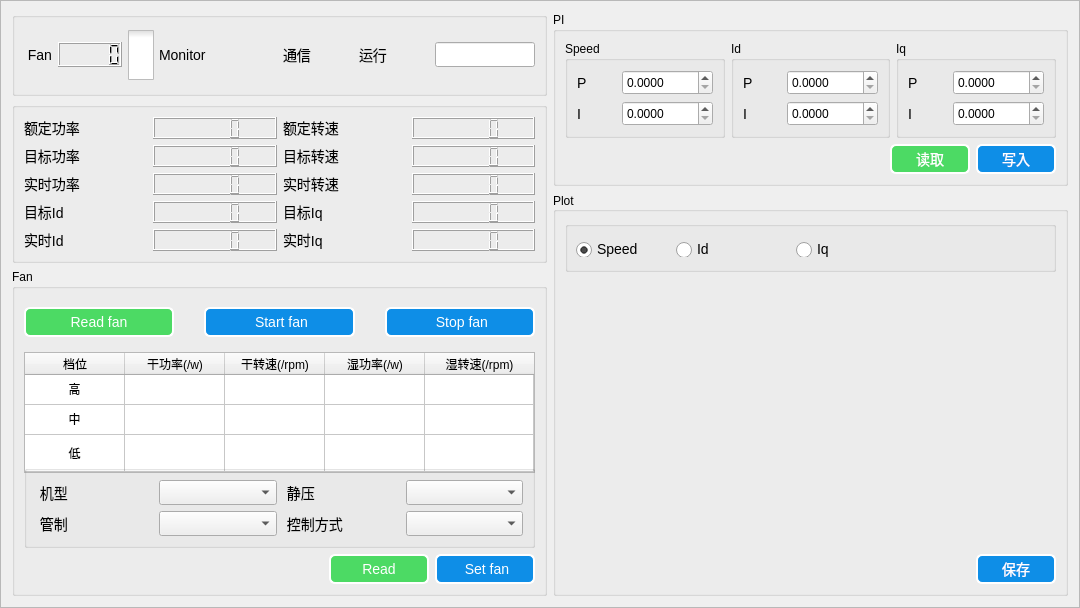
<?xml version="1.0" encoding="UTF-8"?>
<ui version="4.0">
 <class>SigleMotorFrame</class>
 <widget class="QFrame" name="SigleMotorFrame">
  <property name="geometry">
   <rect>
    <x>0</x>
    <y>0</y>
    <width>1080</width>
    <height>608</height>
   </rect>
  </property>
  <property name="windowTitle">
   <string>Frame</string>
  </property>
  <property name="styleSheet">
   <string notr="true">
QLabel{
    color: black;
    qproperty-alignment: AlignCenter;
	
    /*font-family: 'Verdana';*/
    font-size: 14px;}

/* ******************QPushButton****************** */
QPushButton{
    background-color: rgb(14, 142, 231);
	border-style: outset;
    border-width: 2px;
	border-radius: 6px;
    color: white;
	font-size: 14px;
}

QPushButton:hover{
    background-color: rgb(57, 159, 251);
}

QPushButton:pressed{
    background-color: rgb(0, 125, 213);
}

QPushButton:disabled{
    background-color: gray;
}


QCheckBox{
	font-size: 14px;
	alignment:center}


QRadioButton{
	font-size: 14px;
	alignment:center}

    /*RadioButton样式设置*/
    QRadioButton::indicator { 
    	width: 17px;
    	height: 17px;
    }
    /*单选框未选中样式*/
    QRadioButton::indicator::unchecked {
    	
    	image: url(:/images/skin/images/radiob-unchecked.png);
    }
    /*单选框选中样式*/
    QRadioButton::indicator::checked { 
    	image: url(:/images/skin/images/radiob-checked.png);
    }
    /*RadioButton和checkbox字体和间距设置*/
    QRadioButton ,QCheckBox{
    	spacing: 5px;
    	font-size: 14px;
    }
    /*checkbox样式设置*/
    QCheckBox::indicator { 
    	width: 26px;
    	height: 50px;
    }
    /*未选中*/
    QCheckBox::indicator::unchecked {	
    	image: url(:/images/skin/images/checkb-unche.png);
    }
    /*选中*/
    QCheckBox::indicator::checked { 
    	image: url(:/images/skin/images/checkb_check.png);
    }</string>
  </property>
  <property name="frameShape">
   <enum>QFrame::StyledPanel</enum>
  </property>
  <property name="frameShadow">
   <enum>QFrame::Raised</enum>
  </property>
  <layout class="QGridLayout" name="gridLayout_9">
   <item row="0" column="0">
    <widget class="QGroupBox" name="groupBox">
     <property name="maximumSize">
      <size>
       <width>16777215</width>
       <height>104</height>
      </size>
     </property>
     <layout class="QGridLayout" name="gridLayout_10">
      <item row="0" column="0">
       <layout class="QHBoxLayout" name="horizontalLayout">
        <item>
         <widget class="QLabel" name="label_19">
          <property name="text">
           <string> Fan</string>
          </property>
         </widget>
        </item>
        <item>
         <widget class="QLCDNumber" name="lcdNumber_fanID">
          <property name="minimumSize">
           <size>
            <width>0</width>
            <height>25</height>
           </size>
          </property>
          <property name="maximumSize">
           <size>
            <width>88888</width>
            <height>25</height>
           </size>
          </property>
         </widget>
        </item>
        <item>
         <widget class="QCheckBox" name="checkBox">
          <property name="text">
           <string>Monitor</string>
          </property>
         </widget>
        </item>
        <item>
         <spacer name="horizontalSpacer_4">
          <property name="orientation">
           <enum>Qt::Horizontal</enum>
          </property>
          <property name="sizeHint" stdset="0">
           <size>
            <width>40</width>
            <height>20</height>
           </size>
          </property>
         </spacer>
        </item>
        <item>
         <widget class="QLabel" name="label_2">
          <property name="text">
           <string>通信</string>
          </property>
         </widget>
        </item>
        <item>
         <widget class="QcwIndicatorLamp" name="comLamp" native="true">
          <property name="minimumSize">
           <size>
            <width>36</width>
            <height>34</height>
           </size>
          </property>
         </widget>
        </item>
        <item>
         <widget class="QLabel" name="label">
          <property name="text">
           <string>运行</string>
          </property>
         </widget>
        </item>
        <item>
         <widget class="QcwIndicatorLamp" name="runLamp" native="true">
          <property name="minimumSize">
           <size>
            <width>36</width>
            <height>34</height>
           </size>
          </property>
         </widget>
        </item>
        <item>
         <widget class="QLineEdit" name="lineEdit_runState">
          <property name="sizePolicy">
           <sizepolicy hsizetype="Preferred" vsizetype="Fixed">
            <horstretch>0</horstretch>
            <verstretch>0</verstretch>
           </sizepolicy>
          </property>
          <property name="minimumSize">
           <size>
            <width>100</width>
            <height>25</height>
           </size>
          </property>
          <property name="maximumSize">
           <size>
            <width>100</width>
            <height>16777215</height>
           </size>
          </property>
         </widget>
        </item>
       </layout>
      </item>
     </layout>
    </widget>
   </item>
   <item row="0" column="1" rowspan="2">
    <widget class="QGroupBox" name="groupBox_2">
     <property name="title">
      <string>PI</string>
     </property>
     <layout class="QGridLayout" name="gridLayout_4">
      <item row="0" column="0">
       <widget class="QGroupBox" name="groupBox_5">
        <property name="sizePolicy">
         <sizepolicy hsizetype="Preferred" vsizetype="Preferred">
          <horstretch>0</horstretch>
          <verstretch>0</verstretch>
         </sizepolicy>
        </property>
        <property name="title">
         <string>Speed</string>
        </property>
        <layout class="QGridLayout" name="gridLayout_3">
         <item row="0" column="0">
          <widget class="QLabel" name="label_9">
           <property name="text">
            <string>P</string>
           </property>
          </widget>
         </item>
         <item row="0" column="1">
          <widget class="QDoubleSpinBox" name="SpinBox_speedPRW">
           <property name="minimumSize">
            <size>
             <width>0</width>
             <height>25</height>
            </size>
           </property>
           <property name="maximumSize">
            <size>
             <width>16777215</width>
             <height>25</height>
            </size>
           </property>
           <property name="decimals">
            <number>4</number>
           </property>
           <property name="maximum">
            <double>99999.990000000005239</double>
           </property>
          </widget>
         </item>
         <item row="1" column="0">
          <widget class="QLabel" name="label_10">
           <property name="text">
            <string>I</string>
           </property>
          </widget>
         </item>
         <item row="1" column="1">
          <widget class="QDoubleSpinBox" name="SpinBox_speedIRW">
           <property name="minimumSize">
            <size>
             <width>0</width>
             <height>25</height>
            </size>
           </property>
           <property name="maximumSize">
            <size>
             <width>16777215</width>
             <height>25</height>
            </size>
           </property>
           <property name="decimals">
            <number>4</number>
           </property>
           <property name="maximum">
            <double>99999.990000000005239</double>
           </property>
          </widget>
         </item>
        </layout>
        <zorder>label_9</zorder>
        <zorder>label_10</zorder>
        <zorder>SpinBox_speedPRW</zorder>
        <zorder>SpinBox_speedIRW</zorder>
       </widget>
      </item>
      <item row="0" column="1">
       <widget class="QGroupBox" name="groupBox_6">
        <property name="sizePolicy">
         <sizepolicy hsizetype="Preferred" vsizetype="Preferred">
          <horstretch>0</horstretch>
          <verstretch>0</verstretch>
         </sizepolicy>
        </property>
        <property name="title">
         <string>Id</string>
        </property>
        <layout class="QGridLayout" name="gridLayout_5">
         <item row="0" column="0">
          <widget class="QLabel" name="label_13">
           <property name="text">
            <string>P</string>
           </property>
          </widget>
         </item>
         <item row="0" column="1">
          <widget class="QDoubleSpinBox" name="SpinBox_idPRW">
           <property name="minimumSize">
            <size>
             <width>0</width>
             <height>25</height>
            </size>
           </property>
           <property name="maximumSize">
            <size>
             <width>16777215</width>
             <height>25</height>
            </size>
           </property>
           <property name="decimals">
            <number>4</number>
           </property>
           <property name="maximum">
            <double>99999.990000000005239</double>
           </property>
          </widget>
         </item>
         <item row="1" column="0">
          <widget class="QLabel" name="label_14">
           <property name="text">
            <string>I</string>
           </property>
          </widget>
         </item>
         <item row="1" column="1">
          <widget class="QDoubleSpinBox" name="SpinBox_idIRW">
           <property name="minimumSize">
            <size>
             <width>0</width>
             <height>25</height>
            </size>
           </property>
           <property name="maximumSize">
            <size>
             <width>16777215</width>
             <height>25</height>
            </size>
           </property>
           <property name="decimals">
            <number>4</number>
           </property>
           <property name="maximum">
            <double>99999.990000000005239</double>
           </property>
          </widget>
         </item>
        </layout>
        <zorder>label_14</zorder>
        <zorder>SpinBox_idPRW</zorder>
        <zorder>label_13</zorder>
        <zorder>SpinBox_idIRW</zorder>
       </widget>
      </item>
      <item row="0" column="2">
       <widget class="QGroupBox" name="groupBox_7">
        <property name="sizePolicy">
         <sizepolicy hsizetype="Preferred" vsizetype="Preferred">
          <horstretch>0</horstretch>
          <verstretch>0</verstretch>
         </sizepolicy>
        </property>
        <property name="title">
         <string>Iq</string>
        </property>
        <layout class="QGridLayout" name="gridLayout_6">
         <item row="0" column="0">
          <widget class="QLabel" name="label_15">
           <property name="text">
            <string>P</string>
           </property>
          </widget>
         </item>
         <item row="0" column="1">
          <widget class="QDoubleSpinBox" name="SpinBox_iqPRW">
           <property name="minimumSize">
            <size>
             <width>0</width>
             <height>25</height>
            </size>
           </property>
           <property name="maximumSize">
            <size>
             <width>16777215</width>
             <height>25</height>
            </size>
           </property>
           <property name="decimals">
            <number>4</number>
           </property>
           <property name="maximum">
            <double>99999.990000000005239</double>
           </property>
          </widget>
         </item>
         <item row="1" column="0">
          <widget class="QLabel" name="label_16">
           <property name="text">
            <string>I</string>
           </property>
          </widget>
         </item>
         <item row="1" column="1">
          <widget class="QDoubleSpinBox" name="SpinBox_iqIRW">
           <property name="minimumSize">
            <size>
             <width>0</width>
             <height>25</height>
            </size>
           </property>
           <property name="maximumSize">
            <size>
             <width>16777215</width>
             <height>25</height>
            </size>
           </property>
           <property name="decimals">
            <number>4</number>
           </property>
           <property name="maximum">
            <double>99999.990000000005239</double>
           </property>
          </widget>
         </item>
        </layout>
        <zorder>label_16</zorder>
        <zorder>SpinBox_iqPRW</zorder>
        <zorder>label_15</zorder>
        <zorder>SpinBox_iqIRW</zorder>
       </widget>
      </item>
      <item row="1" column="0" colspan="3">
       <layout class="QHBoxLayout" name="horizontalLayout_3">
        <item>
         <spacer name="horizontalSpacer_2">
          <property name="orientation">
           <enum>Qt::Horizontal</enum>
          </property>
          <property name="sizeHint" stdset="0">
           <size>
            <width>40</width>
            <height>20</height>
           </size>
          </property>
         </spacer>
        </item>
        <item>
         <widget class="QPushButton" name="readPIBtn">
          <property name="minimumSize">
           <size>
            <width>80</width>
            <height>30</height>
           </size>
          </property>
          <property name="maximumSize">
           <size>
            <width>16777215</width>
            <height>30</height>
           </size>
          </property>
          <property name="styleSheet">
           <string notr="true">QPushButton{
    background-color: rgb(76, 218, 100);
	border-style: outset;
    border-width: 2px;
	border-radius: 6px;
    color: white;
	font-size: 14px;
}

QPushButton:hover{
    background-color: rgb(110, 230, 120);
}

QPushButton:pressed{
    background-color: rgb(50, 200, 80);
}

QPushButton:disabled{
    background-color: gray;
}</string>
          </property>
          <property name="text">
           <string>读取</string>
          </property>
         </widget>
        </item>
        <item>
         <widget class="QPushButton" name="setPIBtn">
          <property name="minimumSize">
           <size>
            <width>80</width>
            <height>30</height>
           </size>
          </property>
          <property name="maximumSize">
           <size>
            <width>16777215</width>
            <height>30</height>
           </size>
          </property>
          <property name="text">
           <string>写入</string>
          </property>
         </widget>
        </item>
       </layout>
      </item>
     </layout>
    </widget>
   </item>
   <item row="1" column="0" rowspan="2">
    <widget class="QGroupBox" name="groupBox">
     <property name="sizePolicy">
      <sizepolicy hsizetype="Minimum" vsizetype="Minimum">
       <horstretch>0</horstretch>
       <verstretch>0</verstretch>
      </sizepolicy>
     </property>
     <property name="maximumSize">
      <size>
       <width>16777215</width>
       <height>161</height>
      </size>
     </property>
     <layout class="QGridLayout" name="gridLayout_2">
      <item row="0" column="0">
       <widget class="QLabel" name="label_20">
        <property name="text">
         <string>额定功率</string>
        </property>
       </widget>
      </item>
      <item row="0" column="1">
       <widget class="QLCDNumber" name="lcdNumber_ratedPower"/>
      </item>
      <item row="0" column="2">
       <widget class="QLabel" name="label_21">
        <property name="text">
         <string>额定转速</string>
        </property>
       </widget>
      </item>
      <item row="0" column="3">
       <widget class="QLCDNumber" name="lcdNumber_ratedSpeed"/>
      </item>
      <item row="1" column="0">
       <widget class="QLabel" name="label_24">
        <property name="text">
         <string>目标功率</string>
        </property>
       </widget>
      </item>
      <item row="1" column="1">
       <widget class="QLCDNumber" name="lcdNumber_targetPower"/>
      </item>
      <item row="1" column="2">
       <widget class="QLabel" name="label_22">
        <property name="text">
         <string>目标转速</string>
        </property>
       </widget>
      </item>
      <item row="1" column="3">
       <widget class="QLCDNumber" name="lcdNumber_targetSpeed"/>
      </item>
      <item row="2" column="0">
       <widget class="QLabel" name="label_25">
        <property name="text">
         <string>实时功率</string>
        </property>
       </widget>
      </item>
      <item row="2" column="1">
       <widget class="QLCDNumber" name="lcdNumber_realTimePower"/>
      </item>
      <item row="2" column="2">
       <widget class="QLabel" name="label_23">
        <property name="text">
         <string>实时转速</string>
        </property>
       </widget>
      </item>
      <item row="2" column="3">
       <widget class="QLCDNumber" name="lcdNumber_realTimeSpeed"/>
      </item>
      <item row="3" column="0">
       <widget class="QLabel" name="label_27">
        <property name="text">
         <string>目标Id</string>
        </property>
       </widget>
      </item>
      <item row="3" column="1">
       <widget class="QLCDNumber" name="lcdNumber_targetId"/>
      </item>
      <item row="3" column="2">
       <widget class="QLabel" name="label_28">
        <property name="text">
         <string>目标Iq</string>
        </property>
       </widget>
      </item>
      <item row="3" column="3">
       <widget class="QLCDNumber" name="lcdNumber_targetIq"/>
      </item>
      <item row="4" column="0">
       <widget class="QLabel" name="label_26">
        <property name="text">
         <string>实时Id</string>
        </property>
       </widget>
      </item>
      <item row="4" column="1">
       <widget class="QLCDNumber" name="lcdNumber_realTimeId"/>
      </item>
      <item row="4" column="2">
       <widget class="QLabel" name="label_29">
        <property name="text">
         <string>实时Iq</string>
        </property>
       </widget>
      </item>
      <item row="4" column="3">
       <widget class="QLCDNumber" name="lcdNumber_realTimeIq"/>
      </item>
     </layout>
    </widget>
   </item>
   <item row="2" column="1" rowspan="2">
    <widget class="QGroupBox" name="groupBox_3">
     <property name="sizePolicy">
      <sizepolicy hsizetype="Expanding" vsizetype="Expanding">
       <horstretch>0</horstretch>
       <verstretch>0</verstretch>
      </sizepolicy>
     </property>
     <property name="minimumSize">
      <size>
       <width>0</width>
       <height>150</height>
      </size>
     </property>
     <property name="maximumSize">
      <size>
       <width>16777215</width>
       <height>88888</height>
      </size>
     </property>
     <property name="title">
      <string>Plot</string>
     </property>
     <property name="alignment">
      <set>Qt::AlignLeading|Qt::AlignLeft|Qt::AlignVCenter</set>
     </property>
     <layout class="QGridLayout" name="gridLayout_7">
      <item row="0" column="0">
       <widget class="QGroupBox" name="groupBox_8">
        <property name="minimumSize">
         <size>
          <width>0</width>
          <height>51</height>
         </size>
        </property>
        <property name="title">
         <string/>
        </property>
        <widget class="QRadioButton" name="radioButton_iq">
         <property name="geometry">
          <rect>
           <x>230</x>
           <y>20</y>
           <width>89</width>
           <height>16</height>
          </rect>
         </property>
         <property name="text">
          <string>Iq</string>
         </property>
        </widget>
        <widget class="QRadioButton" name="radioButton_id">
         <property name="geometry">
          <rect>
           <x>110</x>
           <y>20</y>
           <width>89</width>
           <height>16</height>
          </rect>
         </property>
         <property name="text">
          <string>Id</string>
         </property>
        </widget>
        <widget class="QRadioButton" name="radioButton_speed">
         <property name="geometry">
          <rect>
           <x>10</x>
           <y>20</y>
           <width>89</width>
           <height>16</height>
          </rect>
         </property>
         <property name="text">
          <string>Speed</string>
         </property>
         <property name="checked">
          <bool>true</bool>
         </property>
        </widget>
       </widget>
      </item>
      <item row="1" column="0">
       <widget class="QCustomPlot" name="customPlot" native="true">
        <property name="sizePolicy">
         <sizepolicy hsizetype="Expanding" vsizetype="Expanding">
          <horstretch>0</horstretch>
          <verstretch>0</verstretch>
         </sizepolicy>
        </property>
        <property name="minimumSize">
         <size>
          <width>0</width>
          <height>150</height>
         </size>
        </property>
       </widget>
      </item>
      <item row="2" column="0">
       <layout class="QHBoxLayout" name="horizontalLayout_4">
        <item>
         <spacer name="horizontalSpacer_3">
          <property name="orientation">
           <enum>Qt::Horizontal</enum>
          </property>
          <property name="sizeHint" stdset="0">
           <size>
            <width>40</width>
            <height>20</height>
           </size>
          </property>
         </spacer>
        </item>
        <item>
         <widget class="QPushButton" name="plotSaveBtn">
          <property name="minimumSize">
           <size>
            <width>80</width>
            <height>30</height>
           </size>
          </property>
          <property name="maximumSize">
           <size>
            <width>16777215</width>
            <height>30</height>
           </size>
          </property>
          <property name="text">
           <string>保存</string>
          </property>
         </widget>
        </item>
       </layout>
      </item>
     </layout>
    </widget>
   </item>
   <item row="3" column="0">
    <widget class="QGroupBox" name="groupBox_4">
     <property name="minimumSize">
      <size>
       <width>531</width>
       <height>242</height>
      </size>
     </property>
     <property name="maximumSize">
      <size>
       <width>8888</width>
       <height>8888</height>
      </size>
     </property>
     <property name="title">
      <string>Fan</string>
     </property>
     <layout class="QGridLayout" name="gridLayout_8">
      <property name="verticalSpacing">
       <number>6</number>
      </property>
      <item row="0" column="0">
       <widget class="QWidget" name="widget" native="true">
        <property name="minimumSize">
         <size>
          <width>380</width>
          <height>0</height>
         </size>
        </property>
        <layout class="QHBoxLayout" name="horizontalLayout_2">
         <property name="spacing">
          <number>30</number>
         </property>
         <property name="leftMargin">
          <number>0</number>
         </property>
         <property name="rightMargin">
          <number>0</number>
         </property>
         <item>
          <widget class="QPushButton" name="initializeButton">
           <property name="minimumSize">
            <size>
             <width>0</width>
             <height>30</height>
            </size>
           </property>
           <property name="maximumSize">
            <size>
             <width>88888</width>
             <height>30</height>
            </size>
           </property>
           <property name="styleSheet">
            <string notr="true">QPushButton{
    background-color: rgb(76, 218, 100);
	border-style: outset;
    border-width: 2px;
	border-radius: 6px;
    color: white;
	font-size: 14px;
}

QPushButton:hover{
    background-color: rgb(110, 230, 120);
}

QPushButton:pressed{
    background-color: rgb(50, 200, 80);
}

QPushButton:disabled{
    background-color: gray;
}</string>
           </property>
           <property name="text">
            <string>Read fan</string>
           </property>
          </widget>
         </item>
         <item>
          <widget class="QPushButton" name="pushButton_startMotor">
           <property name="minimumSize">
            <size>
             <width>0</width>
             <height>30</height>
            </size>
           </property>
           <property name="maximumSize">
            <size>
             <width>16777215</width>
             <height>30</height>
            </size>
           </property>
           <property name="styleSheet">
            <string notr="true"/>
           </property>
           <property name="text">
            <string>  Start fan </string>
           </property>
          </widget>
         </item>
         <item>
          <widget class="QPushButton" name="pushButton_stopMotor">
           <property name="minimumSize">
            <size>
             <width>0</width>
             <height>30</height>
            </size>
           </property>
           <property name="maximumSize">
            <size>
             <width>16777215</width>
             <height>30</height>
            </size>
           </property>
           <property name="text">
            <string>  Stop fan </string>
           </property>
          </widget>
         </item>
        </layout>
       </widget>
      </item>
      <item row="1" column="0">
       <widget class="QTableWidget" name="table_settings">
        <property name="sizePolicy">
         <sizepolicy hsizetype="Preferred" vsizetype="Preferred">
          <horstretch>0</horstretch>
          <verstretch>0</verstretch>
         </sizepolicy>
        </property>
        <property name="minimumSize">
         <size>
          <width>511</width>
          <height>121</height>
         </size>
        </property>
        <property name="maximumSize">
         <size>
          <width>511</width>
          <height>121</height>
         </size>
        </property>
        <property name="sizeAdjustPolicy">
         <enum>QAbstractScrollArea::AdjustToContents</enum>
        </property>
        <property name="gridStyle">
         <enum>Qt::SolidLine</enum>
        </property>
        <property name="rowCount">
         <number>3</number>
        </property>
        <property name="columnCount">
         <number>5</number>
        </property>
        <attribute name="horizontalHeaderVisible">
         <bool>true</bool>
        </attribute>
        <attribute name="horizontalHeaderCascadingSectionResizes">
         <bool>false</bool>
        </attribute>
        <attribute name="horizontalHeaderDefaultSectionSize">
         <number>100</number>
        </attribute>
        <attribute name="horizontalHeaderHighlightSections">
         <bool>true</bool>
        </attribute>
        <attribute name="horizontalHeaderMinimumSectionSize">
         <number>50</number>
        </attribute>
        <attribute name="horizontalHeaderShowSortIndicator" stdset="0">
         <bool>true</bool>
        </attribute>
        <attribute name="horizontalHeaderStretchLastSection">
         <bool>true</bool>
        </attribute>
        <attribute name="verticalHeaderVisible">
         <bool>false</bool>
        </attribute>
        <attribute name="verticalHeaderHighlightSections">
         <bool>false</bool>
        </attribute>
        <attribute name="verticalHeaderStretchLastSection">
         <bool>true</bool>
        </attribute>
        <row/>
        <row/>
        <row/>
        <column>
         <property name="text">
          <string>档位</string>
         </property>
        </column>
        <column>
         <property name="text">
          <string>干功率(/w)</string>
         </property>
        </column>
        <column>
         <property name="text">
          <string>干转速(/rpm)</string>
         </property>
        </column>
        <column>
         <property name="text">
          <string>湿功率(/w)</string>
         </property>
        </column>
        <column>
         <property name="text">
          <string>湿转速(/rpm)</string>
         </property>
        </column>
        <item row="0" column="0">
         <property name="text">
          <string>高</string>
         </property>
         <property name="textAlignment">
          <set>AlignCenter</set>
         </property>
         <property name="flags">
          <set>ItemIsEnabled</set>
         </property>
        </item>
        <item row="0" column="1">
         <property name="text">
          <string/>
         </property>
         <property name="textAlignment">
          <set>AlignCenter</set>
         </property>
         <property name="flags">
          <set>ItemIsSelectable|ItemIsEditable|ItemIsDragEnabled|ItemIsUserCheckable|ItemIsEnabled</set>
         </property>
        </item>
        <item row="0" column="2">
         <property name="text">
          <string/>
         </property>
         <property name="textAlignment">
          <set>AlignCenter</set>
         </property>
         <property name="flags">
          <set>ItemIsSelectable|ItemIsEditable|ItemIsDragEnabled|ItemIsUserCheckable|ItemIsEnabled</set>
         </property>
        </item>
        <item row="0" column="3">
         <property name="text">
          <string/>
         </property>
         <property name="textAlignment">
          <set>AlignCenter</set>
         </property>
         <property name="flags">
          <set>ItemIsSelectable|ItemIsEditable|ItemIsDragEnabled|ItemIsUserCheckable|ItemIsEnabled</set>
         </property>
        </item>
        <item row="0" column="4">
         <property name="text">
          <string/>
         </property>
         <property name="textAlignment">
          <set>AlignCenter</set>
         </property>
         <property name="flags">
          <set>ItemIsSelectable|ItemIsEditable|ItemIsDragEnabled|ItemIsUserCheckable|ItemIsEnabled</set>
         </property>
        </item>
        <item row="1" column="0">
         <property name="text">
          <string>中</string>
         </property>
         <property name="textAlignment">
          <set>AlignCenter</set>
         </property>
         <property name="flags">
          <set>ItemIsEnabled</set>
         </property>
        </item>
        <item row="1" column="1">
         <property name="text">
          <string/>
         </property>
         <property name="textAlignment">
          <set>AlignCenter</set>
         </property>
         <property name="flags">
          <set>ItemIsSelectable|ItemIsEditable|ItemIsDragEnabled|ItemIsUserCheckable|ItemIsEnabled</set>
         </property>
        </item>
        <item row="1" column="2">
         <property name="text">
          <string/>
         </property>
         <property name="textAlignment">
          <set>AlignCenter</set>
         </property>
         <property name="flags">
          <set>ItemIsSelectable|ItemIsEditable|ItemIsDragEnabled|ItemIsUserCheckable|ItemIsEnabled</set>
         </property>
        </item>
        <item row="1" column="3">
         <property name="text">
          <string/>
         </property>
         <property name="textAlignment">
          <set>AlignCenter</set>
         </property>
         <property name="flags">
          <set>ItemIsSelectable|ItemIsEditable|ItemIsDragEnabled|ItemIsUserCheckable|ItemIsEnabled</set>
         </property>
        </item>
        <item row="1" column="4">
         <property name="text">
          <string/>
         </property>
         <property name="textAlignment">
          <set>AlignCenter</set>
         </property>
         <property name="flags">
          <set>ItemIsSelectable|ItemIsEditable|ItemIsDragEnabled|ItemIsUserCheckable|ItemIsEnabled</set>
         </property>
        </item>
        <item row="2" column="0">
         <property name="text">
          <string>低</string>
         </property>
         <property name="textAlignment">
          <set>AlignCenter</set>
         </property>
         <property name="flags">
          <set>ItemIsEnabled</set>
         </property>
        </item>
        <item row="2" column="1">
         <property name="text">
          <string/>
         </property>
         <property name="textAlignment">
          <set>AlignCenter</set>
         </property>
         <property name="flags">
          <set>ItemIsSelectable|ItemIsEditable|ItemIsDragEnabled|ItemIsUserCheckable|ItemIsEnabled</set>
         </property>
        </item>
        <item row="2" column="2">
         <property name="text">
          <string/>
         </property>
         <property name="textAlignment">
          <set>AlignCenter</set>
         </property>
         <property name="flags">
          <set>ItemIsSelectable|ItemIsEditable|ItemIsDragEnabled|ItemIsUserCheckable|ItemIsEnabled</set>
         </property>
        </item>
        <item row="2" column="3">
         <property name="text">
          <string/>
         </property>
         <property name="textAlignment">
          <set>AlignCenter</set>
         </property>
         <property name="flags">
          <set>ItemIsSelectable|ItemIsEditable|ItemIsDragEnabled|ItemIsUserCheckable|ItemIsEnabled</set>
         </property>
        </item>
        <item row="2" column="4">
         <property name="text">
          <string/>
         </property>
         <property name="textAlignment">
          <set>AlignCenter</set>
         </property>
         <property name="flags">
          <set>ItemIsSelectable|ItemIsEditable|ItemIsDragEnabled|ItemIsUserCheckable|ItemIsEnabled</set>
         </property>
        </item>
       </widget>
      </item>
      <item row="3" column="0">
       <spacer name="verticalSpacer_2">
        <property name="orientation">
         <enum>Qt::Vertical</enum>
        </property>
        <property name="sizeHint" stdset="0">
         <size>
          <width>20</width>
          <height>4</height>
         </size>
        </property>
       </spacer>
      </item>
      <item row="4" column="0">
       <layout class="QHBoxLayout" name="horizontalLayout_7">
        <item>
         <spacer name="horizontalSpacer">
          <property name="orientation">
           <enum>Qt::Horizontal</enum>
          </property>
          <property name="sizeHint" stdset="0">
           <size>
            <width>40</width>
            <height>20</height>
           </size>
          </property>
         </spacer>
        </item>
        <item>
         <widget class="QPushButton" name="pushButton_InitRead">
          <property name="minimumSize">
           <size>
            <width>100</width>
            <height>30</height>
           </size>
          </property>
          <property name="maximumSize">
           <size>
            <width>16777215</width>
            <height>30</height>
           </size>
          </property>
          <property name="styleSheet">
           <string notr="true">QPushButton{
    background-color: rgb(76, 218, 100);
	border-style: outset;
    border-width: 2px;
	border-radius: 6px;
    color: white;
	font-size: 14px;
}

QPushButton:hover{
    background-color: rgb(110, 230, 120);
}

QPushButton:pressed{
    background-color: rgb(50, 200, 80);
}

QPushButton:disabled{
    background-color: gray;
}</string>
          </property>
          <property name="text">
           <string>  Read  </string>
          </property>
         </widget>
        </item>
        <item>
         <widget class="QPushButton" name="pushButton_InitSetF">
          <property name="minimumSize">
           <size>
            <width>100</width>
            <height>30</height>
           </size>
          </property>
          <property name="maximumSize">
           <size>
            <width>16777215</width>
            <height>30</height>
           </size>
          </property>
          <property name="text">
           <string>  Set fan </string>
          </property>
         </widget>
        </item>
       </layout>
      </item>
      <item row="2" column="0">
       <widget class="QGroupBox" name="groupBox">
        <layout class="QGridLayout" name="gridLayout">
         <property name="topMargin">
          <number>9</number>
         </property>
         <property name="bottomMargin">
          <number>9</number>
         </property>
         <item row="0" column="0">
          <widget class="QLabel" name="label_6">
           <property name="text">
            <string> 机型 </string>
           </property>
          </widget>
         </item>
         <item row="1" column="1">
          <widget class="QComboBox" name="comboBox_fanreGulation">
           <property name="minimumSize">
            <size>
             <width>0</width>
             <height>25</height>
            </size>
           </property>
          </widget>
         </item>
         <item row="0" column="2">
          <widget class="QLabel" name="label_7">
           <property name="text">
            <string> 静压 </string>
           </property>
          </widget>
         </item>
         <item row="0" column="1">
          <widget class="QComboBox" name="comboBox_fanType">
           <property name="minimumSize">
            <size>
             <width>0</width>
             <height>25</height>
            </size>
           </property>
          </widget>
         </item>
         <item row="0" column="3">
          <widget class="QComboBox" name="comboBox_fanPressure">
           <property name="minimumSize">
            <size>
             <width>0</width>
             <height>25</height>
            </size>
           </property>
          </widget>
         </item>
         <item row="1" column="0">
          <widget class="QLabel" name="label_8">
           <property name="text">
            <string> 管制 </string>
           </property>
          </widget>
         </item>
         <item row="1" column="2">
          <widget class="QLabel" name="label_12">
           <property name="text">
            <string> 控制方式 </string>
           </property>
          </widget>
         </item>
         <item row="1" column="3">
          <widget class="QComboBox" name="comboBox_fanControlMode">
           <property name="minimumSize">
            <size>
             <width>0</width>
             <height>25</height>
            </size>
           </property>
          </widget>
         </item>
        </layout>
       </widget>
      </item>
     </layout>
     <zorder>groupBox</zorder>
     <zorder>table_settings</zorder>
     <zorder>verticalSpacer_2</zorder>
     <zorder>widget</zorder>
    </widget>
   </item>
  </layout>
 </widget>
 <customwidgets>
  <customwidget>
   <class>QcwIndicatorLamp</class>
   <extends>QWidget</extends>
   <header location="global">lamp/qcw_indicatorlamp.h</header>
   <container>1</container>
  </customwidget>
  <customwidget>
   <class>QCustomPlot</class>
   <extends>QWidget</extends>
   <header location="global">qcustomplot/qcustomplot.h</header>
   <container>1</container>
  </customwidget>
 </customwidgets>
 <resources/>
 <connections/>
</ui>
